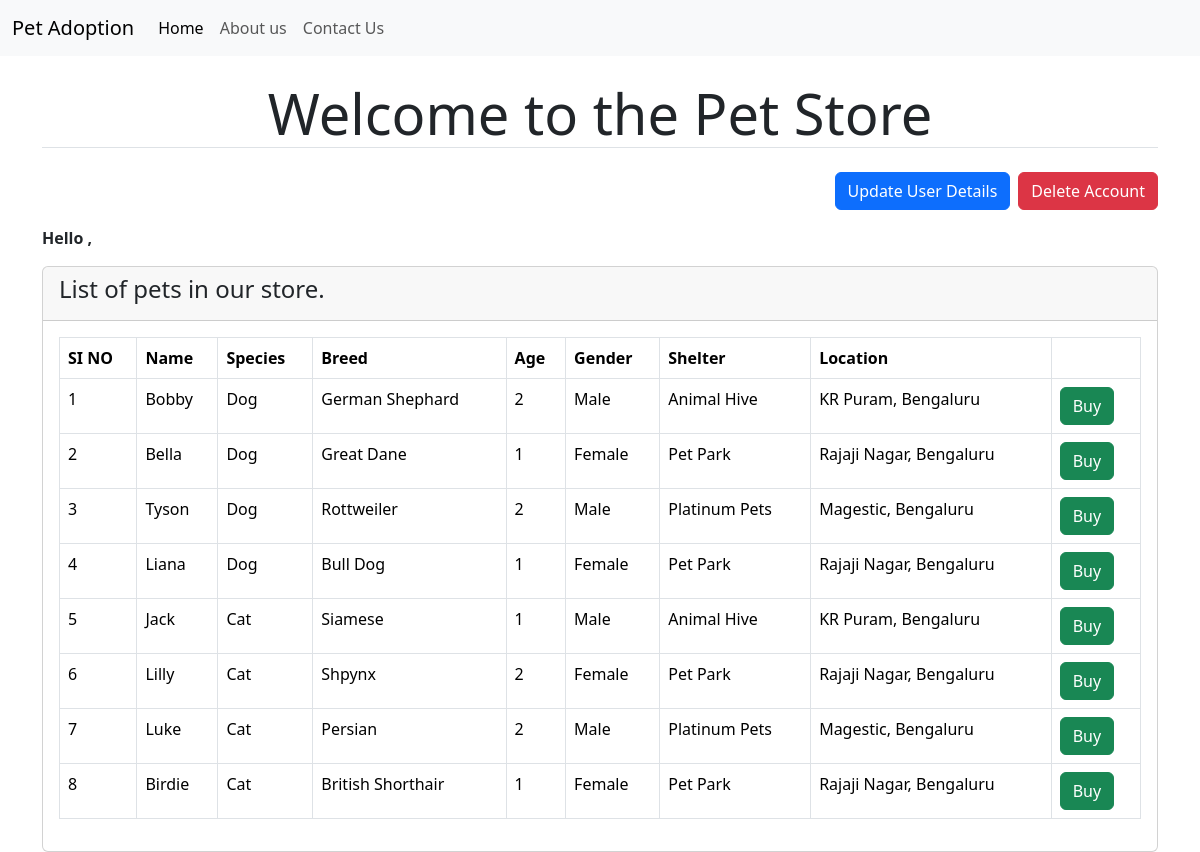
The app's page /pet-store with its own data.
### tables this page shows
CREATE TABLE pets (
    pet_id INTEGER PRIMARY KEY AUTOINCREMENT,
    name TEXT NOT NULL,
    species TEXT NOT NULL,
    breed_id INTEGER,
    gender TEXT NOT NULL,
    age INTEGER,
    shelter_id INTEGER,
    FOREIGN KEY(breed_id) REFERENCES breed(breed_id),
    FOREIGN KEY(shelter_id) REFERENCES shelter(shelter_id)
);

CREATE TABLE breed (
    breed_id INTEGER PRIMARY KEY AUTOINCREMENT,
    breed_name TEXT
);

CREATE TABLE shelter (
    shelter_id INTEGER PRIMARY KEY AUTOINCREMENT,
    shelter_name TEXT,
    location TEXT
);

### app.py (the view)
@app.route("/pet-store")
def pet_store():
    user = Auth().get_user_details(session.get("user-token"))
    pets = PetStore().get_pets()
    return render_template("store.html", pets = pets, user = user)

### database.py (called while the page is built)
    def get_user_details(self, email):
        user_details = self.cur.execute("SELECT * FROM CUSTOMER WHERE EMAIL = ?", (email,)).fetchone()
        return user_details

    def get_pets(self):
        return self.cur.execute(
            """SELECT P.PET_ID,  P.NAME, P.SPECIES, B.BREED_NAME, P.AGE, P.GENDER, S.SHELTER_NAME, S.LOCATION
            FROM PETS P, SHELTER S, BREED B
            WHERE P.BREED_ID = B.BREED_ID AND S.SHELTER_ID = P.SHELTER_ID;""").fetchall()

### templates/store.html
{% extends 'base.html' %}
{% block content %}
<h1 class="text-center my-4 display-4 border-bottom ">Welcome to the Pet Store</h1>
<div class="d-flex justify-content-end mb-3">
    <a href="{{ url_for('update_user') }}" class="btn btn-primary me-2">Update User Details</a><br>
    <a href="{{ url_for('delete_account') }}" class="btn btn-danger" onclick="return confirm('Are you sure you want to delete your account?')">Delete Account</a>
</div>
<p class="my-3"><b>Hello {{ user[1] }},</b></p>
<div class="card">
    <div class="card-header"><h4>List of pets in our store.</h4></div>
    <div class="card-body">
        <div class="table-responsive">
            <table class="table table-bordered">
                <tr>
                    <th>SI NO</th>
                    <th>Name</th>
                    <th>Species</th>
                    <th>Breed</th>
                    <th>Age</th>
                    <th>Gender</th>
                    <th>Shelter</th>
                    <th>Location</th>
                    <th></th>
                </tr>
                {% for pet in pets %}
                <tr>
                    <td>{{ pet[0]}}</td>
                    <td>{{ pet[1] }}</td>
                    <td>{{ pet[2] }}</td>
                    <td>{{ pet[3] }}</td>
                    <td>{{ pet[4] }}</td>
                    <td>{{ pet[5] }}</td>
                    <td>{{ pet[6] }}</td>
                    <td>{{ pet[7] }}</td>
                    <td><a href="{{url_for('cart', pet_id = pet[0] )}}" class="btn btn-success">Buy</a></td>
                </tr>
                {% endfor %}
            </table>
        </div>
  </div>
</div>
{% endblock content %}

### records on screen
pets: pet_id "1", name "Bobby", species "Dog", breed_name "German Shephard", age "2", gender "Male", shelter_name "Animal Hive", location "KR Puram, Bengaluru"
pets: pet_id "2", name "Bella", species "Dog", breed_name "Great Dane", age "1", gender "Female", shelter_name "Pet Park", location "Rajaji Nagar, Bengaluru"
pets: pet_id "3", name "Tyson", species "Dog", breed_name "Rottweiler", age "2", gender "Male", shelter_name "Platinum Pets", location "Magestic, Bengaluru"
pets: pet_id "4", name "Liana", species "Dog", breed_name "Bull Dog", age "1", gender "Female", shelter_name "Pet Park", location "Rajaji Nagar, Bengaluru"
pets: pet_id "5", name "Jack", species "Cat", breed_name "Siamese", age "1", gender "Male", shelter_name "Animal Hive", location "KR Puram, Bengaluru"
pets: pet_id "6", name "Lilly", species "Cat", breed_name "Shpynx", age "2", gender "Female", shelter_name "Pet Park", location "Rajaji Nagar, Bengaluru"
pets: pet_id "7", name "Luke", species "Cat", breed_name "Persian", age "2", gender "Male", shelter_name "Platinum Pets", location "Magestic, Bengaluru"
pets: pet_id "8", name "Birdie", species "Cat", breed_name "British Shorthair", age "1", gender "Female", shelter_name "Pet Park", location "Rajaji Nagar, Bengaluru"
